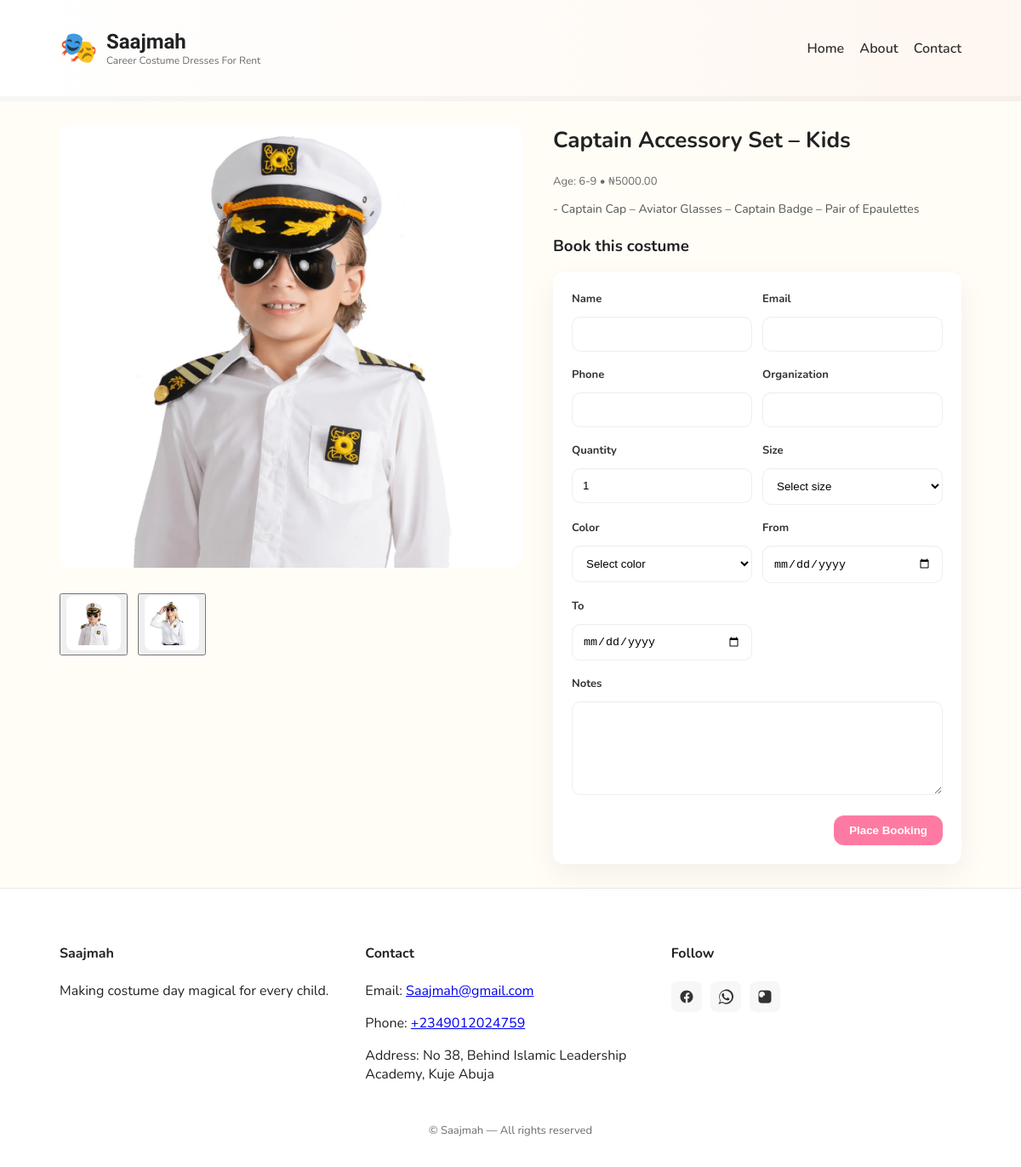
/costume/captain-accessory-set-kids/, run on the app's committed database.
### store/models.py (models this page shows, shortened)
class Costume(models.Model):
    name = models.CharField(max_length=200)
    slug = models.SlugField(max_length=220, unique=True, blank=True)
    description = models.TextField(blank=True)
    age_range = models.CharField(max_length=80, blank=True)
    price = models.DecimalField(max_digits=8, decimal_places=2, default=0)
    available = models.BooleanField(default=True)
    image = models.ImageField(upload_to='costumes/', blank=True, null=True)
    sizes = models.ManyToManyField(Size, blank=True, related_name='costumes')
    colors = models.ManyToManyField(Color, blank=True, related_name='costumes')
    class Meta:
        ordering = ['name']

class CostumeImage(models.Model):
    costume = models.ForeignKey(Costume, on_delete=models.CASCADE, related_name='images')
    image = models.ImageField(upload_to='costume_images/')
    alt_text = models.CharField(max_length=200, blank=True)
    order = models.PositiveIntegerField(default=0)
    class Meta:
        ordering = ['order']

### store/views.py (the view)
# urls.py: path('costume/<slug:slug>/', views.costume_detail, name='detail'),
def costume_detail(request, slug):
    costume = get_object_or_404(Costume, slug=slug)
    if request.method == 'POST':
        form = OrderForm(request.POST, costume=costume)
        if form.is_valid():
            order = form.save(commit=False)
            order.costume = costume
            order.save()
            return redirect('store:order_success')
    else:
        form = OrderForm(costume=costume)
    return render(request, 'store/detail.html', {'costume': costume, 'form': form})

### store/models.py (called while the page is built)
    def __str__(self):
        return self.name

    def __str__(self):
        return self.name

### store/templates/store/detail.html (shortened to what this page needs)
{% extends 'store/base.html' %}
{% load static %}
{% block content %}
  <section class="container detail">
    <div class="gallery">
      <div class="main-image" id="mainImage">
        {% if costume.images.first %}
          <img src="{{ costume.images.first.image.url }}" alt="{{ costume.name }}">
        {% elif costume.image %}
          <img src="{{ costume.image.url }}" alt="{{ costume.name }}">
        {% else %}
          <img src="{% static 'store/img/default-costume.svg' %}" alt="{{ costume.name }}">
        {% endif %}
      </div>
      <div class="thumbs">
        {% for img in costume.images.all %}
          <button class="thumb" data-src="{{ img.image.url }}"><img src="{{ img.image.url }}" alt="{{ img.alt_text }}"></button>
        {% endfor %}
      </div>
    </div>
    <div class="info">
      <h2>{{ costume.name }}</h2>
      <p class="meta">Age: {{ costume.age_range }} • ₦{{ costume.price }}</p>
      <p class="desc">{{ costume.description }}</p>
      <h3>Book this costume</h3>
      <form method="post" class="booking-form">
        <div class="form-grid">
          <div>
            <label>Name</label>
            {{ form.customer_name }}
          </div>
          <div>
            <label>Email</label>
            {{ form.email }}
          </div>
          <div>
            <label>Phone</label>
            {{ form.phone }}
          </div>
          <div>
            <label>Organization</label>
            {{ form.organization }}
          </div>
          <div>
            <label>Quantity</label>
            {{ form.quantity }}
          </div>
          <div>
            <label>Size</label>
            {{ form.size }}
          </div>
          <div>
            <label>Color</label>
            {{ form.color }}
          </div>
          <div>
            <label>From</label>
            {{ form.date_from }}
          </div>
          <div>
            <label>To</label>
            {{ form.date_to }}
          </div>
          <div class="full">
            <label>Notes</label>
            {{ form.notes }}
          </div>
        </div>
        <div class="form-actions"><button class="btn btn-accent" type="submit">Place Booking</button></div>
      </form>
    </div>
  </section>
{% endblock %}

### store/static/store/css/style.css (style rules this page uses)
:root { --bg:#fffdf6; --card:#ffffff; --accent:#ff7aa2; --accent-2:#ffd166; --muted:#6b6b6b; --accent-3:#7bd389; }
* { box-sizing:border-box }
body { font-family: 'Nunito', system-ui, -apple-system, sans-serif;margin:0;background:var(--bg);color:#222 }
.container { max-width:1100px;margin:0 auto;padding:20px }
.meta { color:var(--muted);font-size:13px }
.desc { font-size:14px;color:#444;flex:1 }
.btn { display:inline-block;padding:8px 14px;border-radius:12px;background:#fff;border:2px solid var(--accent);color:var(--accent);text-decoration:none;font-weight:700 }
.btn-accent { background:var(--accent);color:#fff;border:none }
.input { width:100%;padding:10px;border-radius:8px;border:1px solid #eee;margin:6px 0 }
.detail { display:grid;grid-template-columns:1fr 480px;gap:36px;padding:28px 20px;align-items:start }
.gallery { display:flex;flex-direction:column;gap:14px }
.main-image img { width:100%;height:520px;object-fit:cover;border-radius:14px }
.thumbs { display:flex;gap:12px;flex-wrap:wrap;margin-top:10px }
.thumb img { width:64px;height:64px;object-fit:cover;border-radius:8px;cursor:pointer;border:2px solid transparent;background:#fff;padding:4px }
.info h2 { margin-top:0;font-size:26px }
.desc { line-height:1.6;color:#555;margin:12px 0 18px }
.booking-form { background:var(--card);padding:22px;border-radius:12px;box-shadow:0 12px 36px rgba(3,10,18,0.06) }
.booking-form .form-grid { display:grid;grid-template-columns:1fr 1fr;gap:12px }
.booking-form label { display:block;font-weight:700;margin-bottom:6px;font-size:13px;color:#333 }
.booking-form input,.booking-form select,.booking-form textarea { width:100%;padding:12px;border-radius:10px;border:1px solid #eee;background:linear-gradient(180deg,#fff,#fff);box-shadow:inset 0 1px 0 rgba(0,0,0,0.02) }
.booking-form textarea { min-height:110px }
.booking-form .full { grid-column:1 / -1 }
.form-actions { margin-top:16px;text-align:left }
.form-actions .btn { padding:10px 18px;border-radius:12px }
.main-image, .gallery .thumbs { background:transparent }
.booking-form .form-grid { display:grid;grid-template-columns:repeat(2,1fr);gap:12px }
.booking-form label { display:block;font-weight:700;margin-bottom:6px;font-size:13px }
.form-actions { text-align:right;margin-top:12px }

### data on the page
Costume: images.first.image (picture), name "Captain Accessory Set – Kids", age_range "6-9", price "5000.00", description "- Captain Cap – Aviator Glasses – Captain Badge – Pair of Epaulettes"
CostumeImage: image (picture)
CostumeImage: image (picture)
